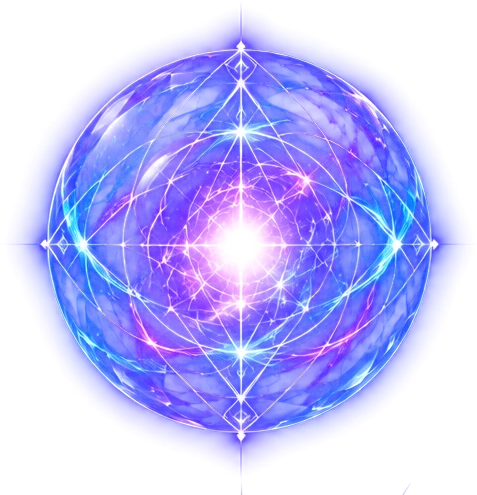
#> input picture assets/magical/arcane-core.webp, 477 x 495 px, given in place of magical-orbs-sheet.png, which was not available
$ python extract_magical_pack.py
#> lines starting #> are read from the running program, lines starting #| are printed output that depends on the picture; after the words box and inside, x2 and y2 are one past the last pixel; in counts of white or black regions, pixels touching at a corner belong together; pictures that were not available may be replaced by others from this repository, and a replacement may not be noted
"""Dev tool (not used at runtime): cuts the four generated Magical sheets (orbs, ribbons, core, title; glow on pure black)
into individual alpha WebP files + pack.json.
Usage: python tools/extract_magical_pack.py <folder with magical-*-sheet.png / magical-title.png> <output folder>
Requires: numpy, scipy, pillow."""
import numpy as np, json, os
from PIL import Image
from scipy import ndimage as ndi
import sys
SRC=(sys.argv[1] if len(sys.argv)>1 else "design-references")+"/magical-%s.png"
OUT=sys.argv[2] if len(sys.argv)>2 else "assets/magical"; os.makedirs(OUT,exist_ok=True)
for f in os.listdir(OUT): os.remove(os.path.join(OUT,f))

def load(n): return np.asarray(Image.open(SRC%n).convert("RGB")).astype(np.float32)/255
#> called with n = 'orbs-sheet'
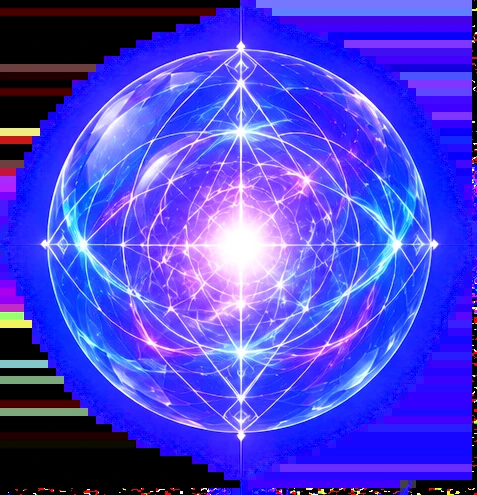
#> returned value: shape (495, 477, 3) float32; mean of channels 0, 1, 2 0.29, 0.253, 0.827; drawn as R, G, B

def comps(rgb, thr=0.05, grow=14, min_area=900):
#> called with thr = 0.05, grow = 14, min_area = 900
    m=rgb.max(2); mask=m>thr
#> after `m = rgb.max(2)`:
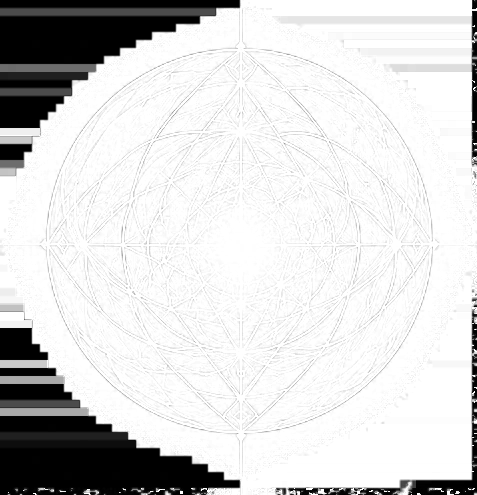
#> m: shape (495, 477) float32; min 0, max 1, mean 0.839
#> after `mask = m > thr`:
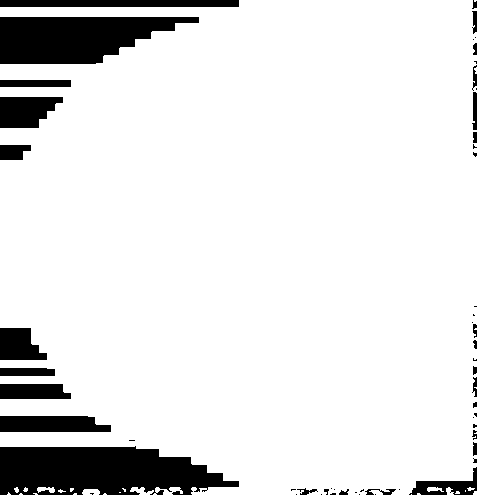
#> mask: shape (495, 477) bool; 89.1% white; 55 black regions (29 under 20 px), largest, box (x1, y1, x2, y2) and area: (0, 446, 239, 495) 8991, (0, 17, 199, 64) 6757, (0, 0, 239, 7) 1673
    lab,n=ndi.label(ndi.binary_dilation(mask,iterations=grow))
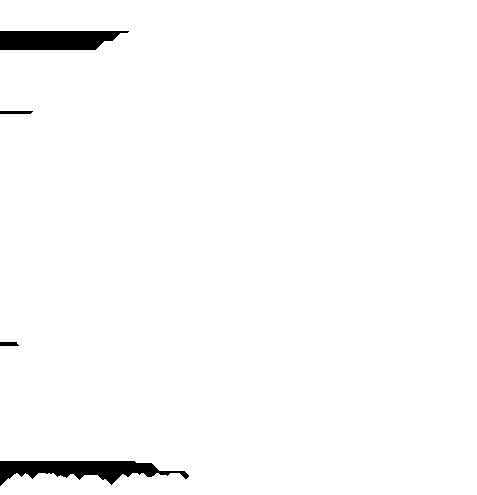
#> lab: shape (495, 477) int32; values 0 (black) and 1 (white), 98% white; 4 black regions, box (x1, y1, x2, y2) and area: (0, 461, 189, 486) 2455, (0, 31, 129, 50) 2089, (0, 111, 33, 114) 96, (0, 342, 19, 346) 71
#> n = 1
    out=[]
    for i,sl in enumerate(ndi.find_objects(lab),1):
        area=int(((lab[sl]==i)&mask[sl]).sum())
        if area<min_area: continue
        ys,xs=sl; out.append((xs.start,ys.start,xs.stop,ys.stop,area))
#> this loop made 1 pass
#> (i, area) on pass 1: (1, 210261)
#> after the loop, out = [(0, 0, 477, 495, 210261)]
    return out

def crop_alpha(rgb, box, pad=6, black=0.025, maxw=None):
    x0,y0,x1,y1=box[:4]; H,W=rgb.shape[:2]
    # tighten to alpha > 0.01 inside box
    sub=rgb[max(0,y0-pad):min(H,y1+pad), max(0,x0-pad):min(W,x1+pad)]
    m=sub.max(2); a=np.clip((m-black)/(1-black),0,1)
    ys,xs=np.where(a>0.01); sub=sub[ys.min():ys.max()+1, xs.min():xs.max()+1]
    m=sub.max(2); a=np.clip((m-black)/(1-black),0,1)
    col=np.where(m[...,None]>1e-4, sub/np.maximum(m[...,None],1e-4), 0).clip(0,1)
    rgba=(np.dstack([col,a])*255).astype(np.uint8)
    im=Image.fromarray(rgba,"RGBA")
    if maxw and im.width>maxw: im=im.resize((maxw, round(im.height*maxw/im.width)), Image.LANCZOS)
    return im, sub

manifest={"version":1,"dir":"assets/magical","assets":{}}
def save(name, im, **extra):
    fn=name+".webp"; im.save(os.path.join(OUT,fn),"WEBP",quality=90,method=6,alpha_quality=100)
    manifest["assets"][name]={"file":fn,"w":im.width,"h":im.height,**extra}

# ---- orbs (3x2 grid)
rgb=load("orbs-sheet"); cs=comps(rgb)
#> after `cs = comps(rgb)`: cs = [(0, 0, 477, 495, 210261)]
#> (the run stopped early here; a loop or call above may not have finished)

$ run again, on assets/magical/orb-cyan.webp
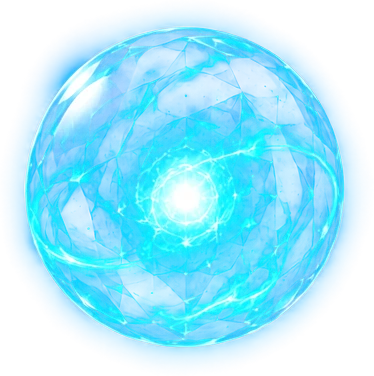
#> input picture assets/magical/orb-cyan.webp, 374 x 376 px, given in place of magical-orbs-sheet.png, which was not available
#> in load, `def load(n): return np.asarray(Image.open(SRC%n).convert("RGB")).astyp..`:
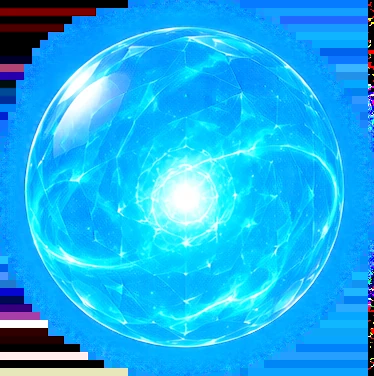
#> returned value: shape (376, 374, 3) float32; mean of channels 0, 1, 2 0.113, 0.687, 0.929; drawn as R, G, B
#> in comps, `mask = m > thr`:
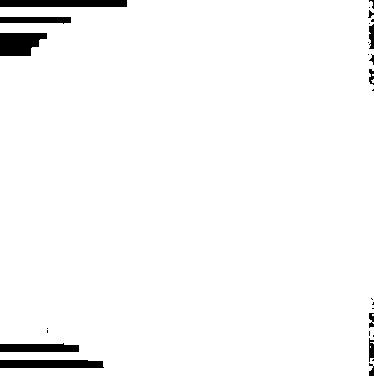
#> mask: shape (376, 374) bool; 97.1% white; 27 black regions (15 under 20 px), largest, box (x1, y1, x2, y2) and area: (0, 0, 127, 7) 889, (0, 33, 47, 56) 875, (0, 360, 104, 368) 810
#> lab: shape (376, 374) int32; every value is 1
#> n = 1
#> the loop in comps, `for i,sl in enumerate(ndi.find_objects(lab),1):` made 1 pass
#> (i, area) on pass 1: (1, 136563)
#> after the loop in comps, `for i,sl in enumerate(ndi.find_objects(lab),1):`: out = [(0, 0, 374, 376, 136563)]

$ run again, on assets/magical/orb-gold.webp
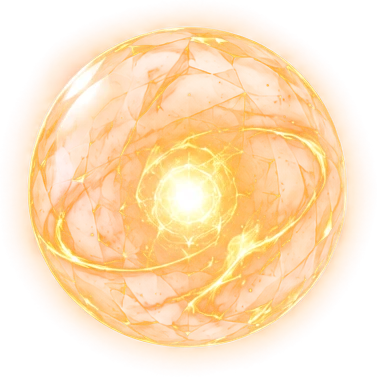
#> input picture assets/magical/orb-gold.webp, 377 x 377 px, given in place of magical-orbs-sheet.png, which was not available
#> in comps, `mask = m > thr`:
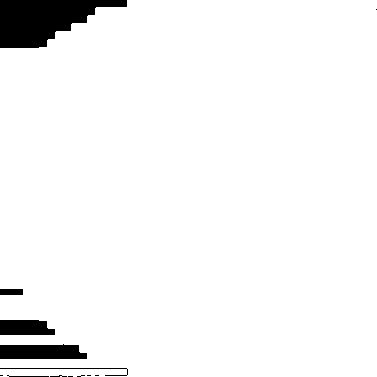
#> mask: shape (377, 377) bool; 95.7% white; 13 black regions (7 under 20 px), largest, box (x1, y1, x2, y2) and area: (0, 0, 127, 48) 3773, (0, 344, 87, 359) 1156, (0, 320, 55, 335) 746, (0, 368, 128, 376) 155, (0, 289, 23, 295) 138, (7, 375, 49, 377) 42
#> in comps, `lab,n=ndi.label(ndi.binary_dilation(mask,iterations=grow))`:
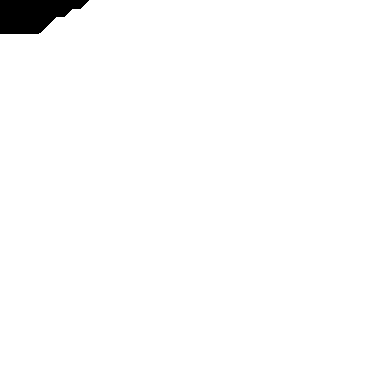
#> lab: shape (377, 377) int32; values 0 (black) and 1 (white), 98.5% white; 1 black region, box (x1, y1, x2, y2) and area: (0, 0, 89, 34) 2128
#> n = 1
#> the loop in comps, `for i,sl in enumerate(ndi.find_objects(lab),1):` made 1 pass
#> (i, area) on pass 1: (1, 136076)
#> after the loop in comps, `for i,sl in enumerate(ndi.find_objects(lab),1):`: out = [(0, 0, 377, 377, 136076)]
